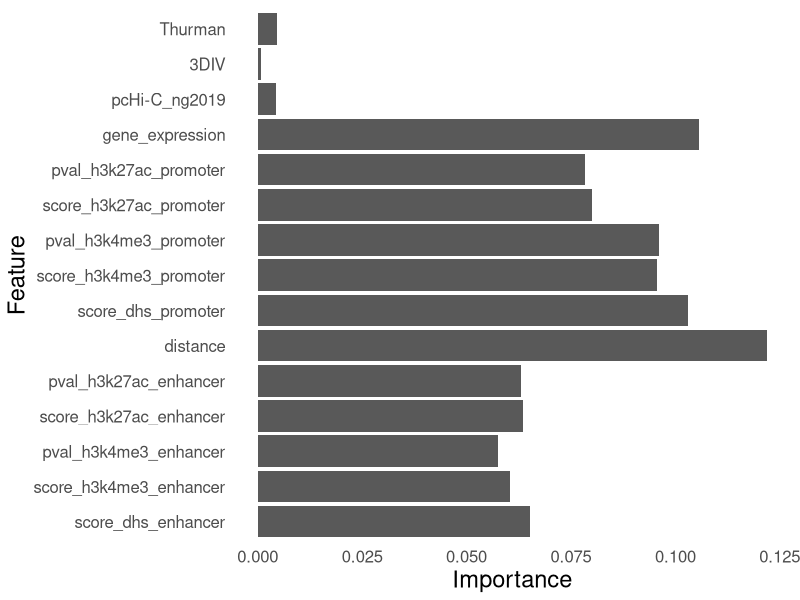
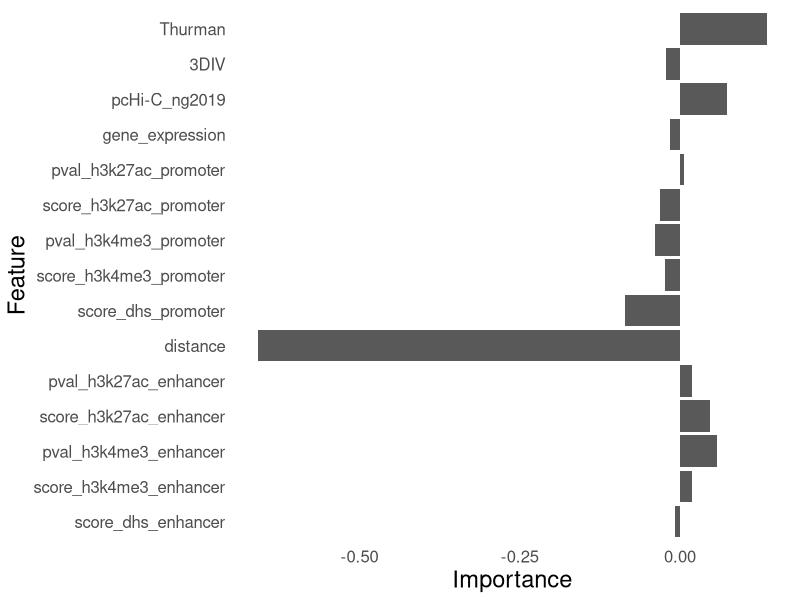
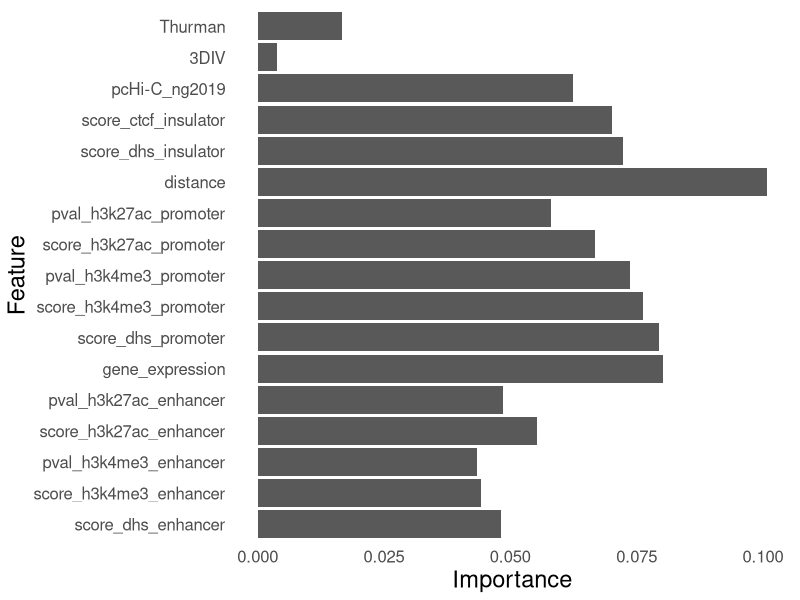
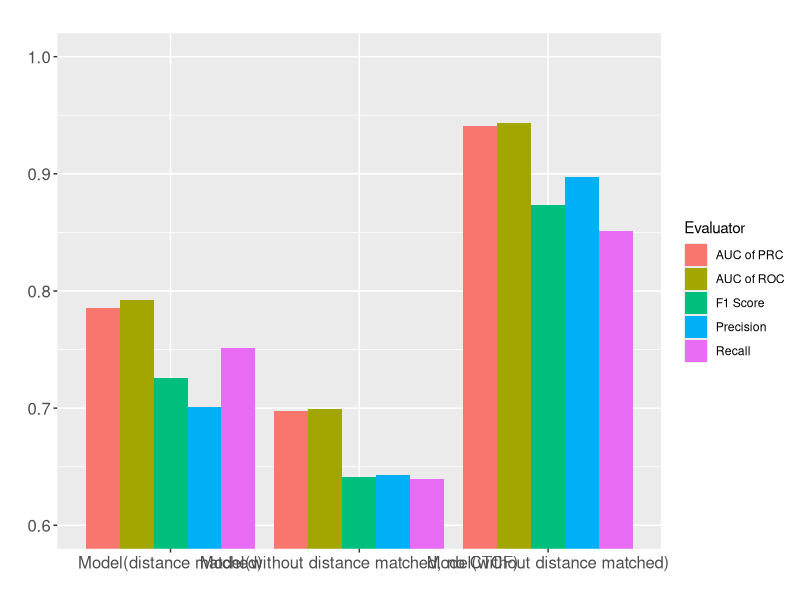
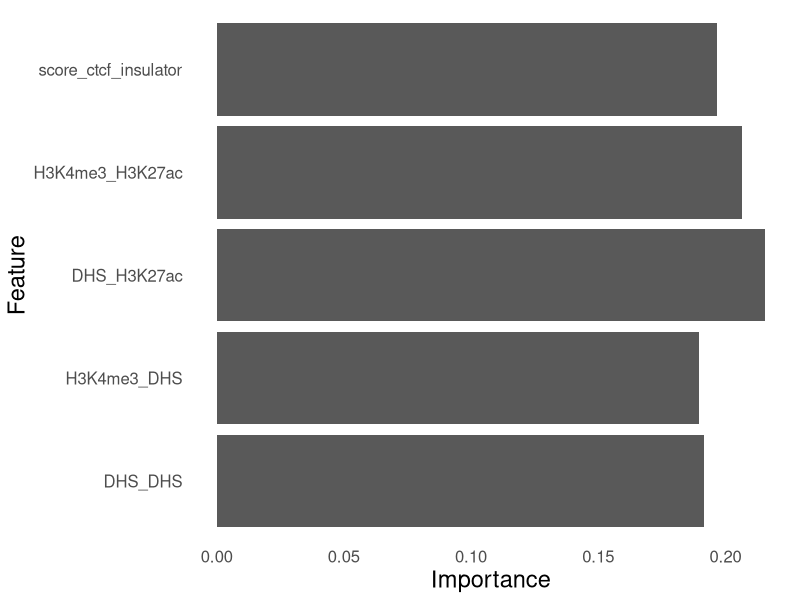
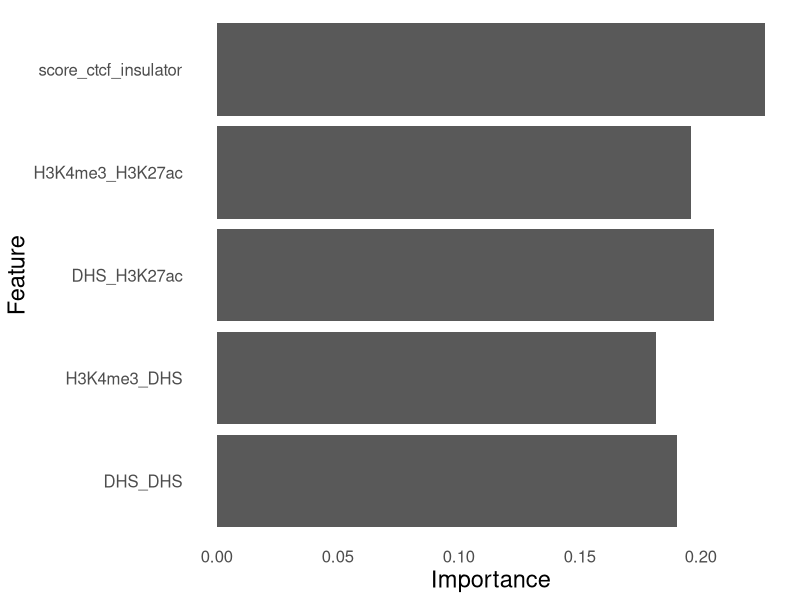
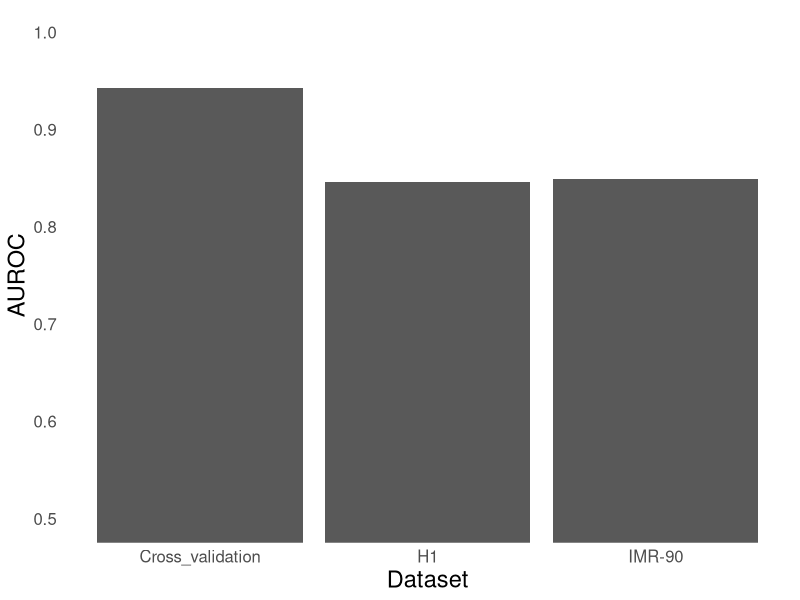
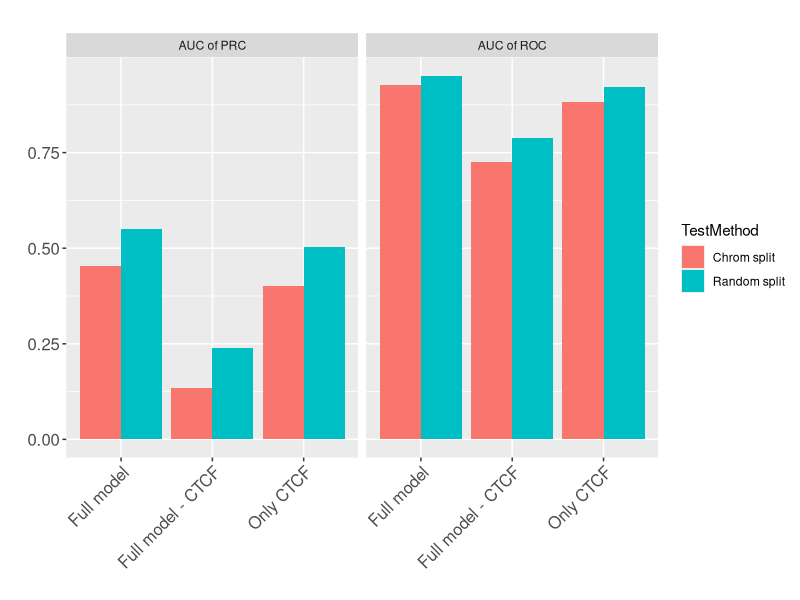

Write R code to recreate these figures, in order.
library(ggplot2)
setwd('/home/drizzle_zhang/driver_mutation/cRE_plot/model_test')

df_feature <- data.frame(
    Feature = factor(c('score_dhs_enhancer', 'score_h3k4me3_enhancer', 'pval_h3k4me3_enhancer', 
                'score_h3k27ac_enhancer', 'pval_h3k27ac_enhancer', 'distance', 
                'score_dhs_promoter', 'score_h3k4me3_promoter', 'pval_h3k4me3_promoter', 
                'score_h3k27ac_promoter', 'pval_h3k27ac_promoter', 'gene_expression', 
                'pcHi-C_ng2019', '3DIV', 'Thurman'), 
                levels = c('score_dhs_enhancer', 'score_h3k4me3_enhancer', 'pval_h3k4me3_enhancer', 
                           'score_h3k27ac_enhancer', 'pval_h3k27ac_enhancer', 'distance', 
                           'score_dhs_promoter', 'score_h3k4me3_promoter', 'pval_h3k4me3_promoter', 
                           'score_h3k27ac_promoter', 'pval_h3k27ac_promoter', 'gene_expression', 
                           'pcHi-C_ng2019', '3DIV', 'Thurman')),
    Importance = c(0.06509043, 0.06040399, 0.05754984, 0.06348088, 0.06302784, 
                   0.12191288, 0.10307148, 0.09548811, 0.09602043, 0.08009987, 
                   0.07834308, 0.10562864, 0.00443098, 0.00075129, 0.00470028))

ggplot(df_feature, aes(x = Feature, y = Importance)) + 
    geom_bar(stat = "identity") + coord_flip() + 
    theme(axis.ticks = element_blank())+
    theme(axis.title = element_text(size = 17)) +   
    theme(axis.text = element_text(size = 12)) +   
    theme(panel.background=element_blank())   ## ȥ?����???ɫ


df_feature_corr <- data.frame(
    Feature = factor(c('score_dhs_enhancer', 'score_h3k4me3_enhancer', 'pval_h3k4me3_enhancer', 
                       'score_h3k27ac_enhancer', 'pval_h3k27ac_enhancer', 'distance', 
                       'score_dhs_promoter', 'score_h3k4me3_promoter', 'pval_h3k4me3_promoter', 
                       'score_h3k27ac_promoter', 'pval_h3k27ac_promoter', 'gene_expression', 
                       'pcHi-C_ng2019', '3DIV', 'Thurman'), 
                     levels = c('score_dhs_enhancer', 'score_h3k4me3_enhancer', 'pval_h3k4me3_enhancer', 
                                'score_h3k27ac_enhancer', 'pval_h3k27ac_enhancer', 'distance', 
                                'score_dhs_promoter', 'score_h3k4me3_promoter', 'pval_h3k4me3_promoter', 
                                'score_h3k27ac_promoter', 'pval_h3k27ac_promoter', 'gene_expression', 
                                'pcHi-C_ng2019', '3DIV', 'Thurman')),
    Importance = c(-0.008468, 0.019101, 0.057032, 0.046944, 0.018738, 
                   -0.658697, -0.086066, -0.023175, -0.039543, -0.030743, 
                   0.006081, -0.015617, 0.073823, -0.021836, 0.135527))

ggplot(df_feature_corr, aes(x = Feature, y = Importance)) + 
    geom_bar(stat = "identity") + coord_flip() + 
    theme(axis.ticks = element_blank())+
    theme(axis.title = element_text(size = 17)) +   
    theme(axis.text = element_text(size = 12)) +   
    theme(panel.background=element_blank())   ## ȥ?����???ɫ


df_feature_corr <- data.frame(
    Feature = factor(c('score_dhs_enhancer', 
                'score_h3k4me3_enhancer', 'pval_h3k4me3_enhancer',
                'score_h3k27ac_enhancer', 'pval_h3k27ac_enhancer',
                'distance', 'score_dhs_promoter',
                'score_h3k4me3_promoter', 'pval_h3k4me3_promoter',
                'score_h3k27ac_promoter', 'pval_h3k27ac_promoter',
                'gene_expression', 'score_dhs_insulator', 'score_ctcf_insulator',
                'pcHi-C_ng2019', '3DIV', 'Thurman'), 
                levels = c('score_dhs_enhancer', 
                           'score_h3k4me3_enhancer', 'pval_h3k4me3_enhancer',
                           'score_h3k27ac_enhancer', 'pval_h3k27ac_enhancer',
                           'gene_expression', 'score_dhs_promoter',
                           'score_h3k4me3_promoter', 'pval_h3k4me3_promoter',
                           'score_h3k27ac_promoter', 'pval_h3k27ac_promoter',
                           'distance', 
                           'score_dhs_insulator', 'score_ctcf_insulator',
                           'pcHi-C_ng2019', '3DIV', 'Thurman')),
    Importance = c(0.04808697, 0.04425646, 0.04335354, 0.05527308, 0.04855947, 
                   0.10078233, 0.0793875, 0.0761882, 0.07374874, 0.06673095, 
                   0.05808765, 0.08013773, 0.07231681, 0.07006732, 0.06248565, 
                   0.00378482, 0.01675277))

ggplot(df_feature_corr, aes(x = Feature, y = Importance)) + 
    geom_bar(stat = "identity") + coord_flip() + 
    theme(axis.ticks = element_blank())+
    theme(axis.title = element_text(size = 17)) +   
    theme(axis.text = element_text(size = 12)) +   
    theme(panel.background=element_blank())   ## ȥ?����???ɫ



# compare among different models
df.accuracy <- data.frame(
    Model = c(rep('Model(distance matched)', 5),
              rep('Model(without distance matched)', 5)),
    Evaluator = c('F1 Score', 'Precision', 'Recall', 'AUC of ROC', 'AUC of PRC',
                  'F1 Score', 'Precision', 'Recall', 'AUC of ROC', 'AUC of PRC'),
    Value = c(0.72543, 0.70133, 0.75125, 0.79244, 0.78579,
              0.87345, 0.89694, 0.85120, 0.94325, 0.94112)
)

df.accuracy <- data.frame(
    Model = c(rep('Model(distance matched)', 5),
              rep('Model(without distance matched, no CTCF)', 5),
              rep('Model(without distance matched)', 5)),
    Evaluator = c('F1 Score', 'Precision', 'Recall', 'AUC of ROC', 'AUC of PRC',
                  'F1 Score', 'Precision', 'Recall', 'AUC of ROC', 'AUC of PRC',
                  'F1 Score', 'Precision', 'Recall', 'AUC of ROC', 'AUC of PRC'),
    Value = c(0.72543, 0.70133, 0.75125, 0.79244, 0.78579,
              0.64133, 0.64327, 0.63947, 0.69948, 0.69776,
              0.87345, 0.89694, 0.85120, 0.94325, 0.94112)
)

ggplot(df.accuracy,
       aes(x = Model, y = Value, fill = Evaluator)) +
    geom_bar(position = 'dodge', stat = 'identity') +
    labs(title = "", y = '', x = '') + 
    theme(axis.text = element_text(size = 12)) +   
    coord_cartesian(ylim = c(0.60, 1))
# scale_fill_discrete(
#     name = 'Evaluation methods',
#     breaks = c('pcReg', 'sil', 'kBET', 'mixent',
#                'ARI', 'NMI', 'ldaReg', 'sd'),
#     labels = c(
#         'PC Regression',
#         'Silhouettes',
#         'kBET',
#         'Entropy of batch mixing',
#         'Adjusted rand index',
#         'Mormalized mutual information',
#         'LDA Regression',
#         'Standard Deviation'
#     )
# )


df_feature_corr <- data.frame(
    Feature = factor(
        c('DHS_DHS', 'H3K4me3_DHS', 'DHS_H3K27ac',
          'H3K4me3_H3K27ac', 'score_ctcf_insulator'), 
        levels = c('DHS_DHS', 'H3K4me3_DHS', 'DHS_H3K27ac',
                   'H3K4me3_H3K27ac', 'score_ctcf_insulator')),
        Importance = c(0.19175378, 0.18946368, 0.21554017, 0.20636483, 
                       0.19687755))

ggplot(df_feature_corr, aes(x = Feature, y = Importance)) + 
    geom_bar(stat = "identity") + coord_flip() + 
    theme(axis.ticks = element_blank())+
    theme(axis.title = element_text(size = 17)) +   
    theme(axis.text = element_text(size = 12)) +   
    theme(panel.background=element_blank())   


df_feature_corr <- data.frame(
    Feature = factor(
        c('DHS_DHS', 'H3K4me3_DHS', 'DHS_H3K27ac',
          'H3K4me3_H3K27ac', 'score_ctcf_insulator'), 
        levels = c('DHS_DHS', 'H3K4me3_DHS', 'DHS_H3K27ac',
                   'H3K4me3_H3K27ac', 'score_ctcf_insulator')),
    Importance = c(0.19019998, 0.18159677, 0.20561532, 0.19609595, 
                   0.22649198))

ggplot(df_feature_corr, aes(x = Feature, y = Importance)) + 
    geom_bar(stat = "identity") + coord_flip() + 
    theme(axis.ticks = element_blank())+
    theme(axis.title = element_text(size = 17)) +   
    theme(axis.text = element_text(size = 12)) +   
    theme(panel.background=element_blank())   


df_feature_corr <- data.frame(
    Dataset = factor(
        c('Cross_validation', 'H1', 'IMR-90'), 
        levels = c('Cross_validation', 'H1', 'IMR-90')),
    AUROC = c(0.9422056376836075, 0.8452468496196388, 0.8492239553508365))

ggplot(df_feature_corr, aes(x = Dataset, y = AUROC)) + 
    geom_bar(stat = "identity") + coord_flip() + 
    theme(axis.ticks = element_blank()) +
    theme(axis.title = element_text(size = 17)) +   
    theme(axis.text = element_text(size = 12)) +   
    coord_cartesian(ylim = c(0.50, 1)) +   
    theme(panel.background = element_blank()) 

################################# 
df.accuracy <- data.frame(
    TestMethod = c(rep('Random split', 6),
                   rep('Chrom split', 6)),
    Model = c(rep('Full model', 2),
              rep('Full model - CTCF', 2),
              rep('Only CTCF', 2),
              rep('Full model', 2),
              rep('Full model - CTCF', 2),
              rep('Only CTCF', 2)),
    Evaluator = c('AUC of PRC', 'AUC of ROC',
                  'AUC of PRC', 'AUC of ROC',
                  'AUC of PRC', 'AUC of ROC',
                  'AUC of PRC', 'AUC of ROC',
                  'AUC of PRC', 'AUC of ROC',
                  'AUC of PRC', 'AUC of ROC'),
    Value = c(0.55136, 0.95148, 0.23839, 0.78941, 0.50187,
              0.92050, 0.45323, 0.92791, 0.13468, 0.72471,
              0.40021, 0.88268)
)

ggplot(df.accuracy,
       aes(x = Model, y = Value, fill = TestMethod)) +
    geom_bar(position = 'dodge', stat = 'identity') +
    facet_wrap(~ Evaluator, scales = 'free_x', ncol = 2) +
    labs(title = "", y = '', x = '') + 
    theme(axis.text = element_text(size = 12),
          axis.text.x = element_text(angle = 45, hjust = 1))   
    
    # coord_cartesian(ylim = c(0, 1))






